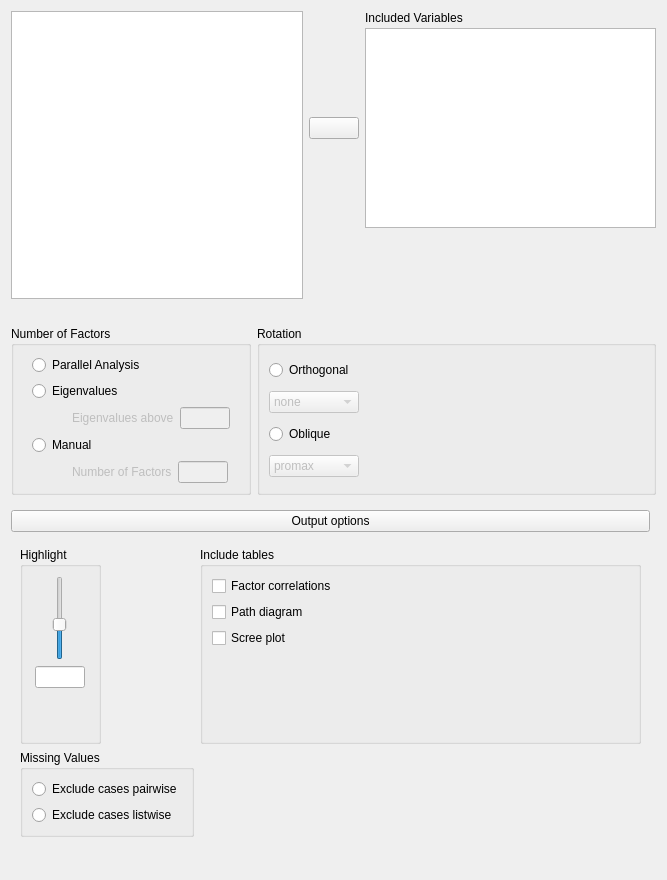
<?xml version="1.0" encoding="UTF-8"?>
<ui version="4.0">
 <class>PrincipalComponentAnalysisForm</class>
 <widget class="QWidget" name="PrincipalComponentAnalysisForm">
  <property name="geometry">
   <rect>
    <x>0</x>
    <y>0</y>
    <width>667</width>
    <height>880</height>
   </rect>
  </property>
  <property name="sizePolicy">
   <sizepolicy hsizetype="Fixed" vsizetype="Preferred">
    <horstretch>0</horstretch>
    <verstretch>0</verstretch>
   </sizepolicy>
  </property>
  <property name="windowTitle">
   <string>Form</string>
  </property>
  <layout class="QGridLayout" name="gridLayout_7">
   <item row="1" column="0" colspan="2">
    <widget class="QWidget" name="widget" native="true">
     <layout class="QGridLayout" name="gridLayout_2">
      <property name="leftMargin">
       <number>0</number>
      </property>
      <property name="rightMargin">
       <number>0</number>
      </property>
      <property name="bottomMargin">
       <number>0</number>
      </property>
      <item row="0" column="0">
       <widget class="BoundGroupBox" name="factorMethod">
        <property name="sizePolicy">
         <sizepolicy hsizetype="Preferred" vsizetype="Preferred">
          <horstretch>0</horstretch>
          <verstretch>0</verstretch>
         </sizepolicy>
        </property>
        <property name="minimumSize">
         <size>
          <width>240</width>
          <height>0</height>
         </size>
        </property>
        <property name="title">
         <string>Number of Factors</string>
        </property>
        <layout class="QGridLayout" name="gridLayout_5">
         <item row="3" column="0">
          <widget class="QRadioButton" name="_2manual">
           <property name="sizePolicy">
            <sizepolicy hsizetype="Fixed" vsizetype="Fixed">
             <horstretch>0</horstretch>
             <verstretch>0</verstretch>
            </sizepolicy>
           </property>
           <property name="text">
            <string>Manual</string>
           </property>
          </widget>
         </item>
         <item row="2" column="0">
          <widget class="QWidget" name="nFactorWidget_2" native="true">
           <property name="enabled">
            <bool>true</bool>
           </property>
           <property name="sizePolicy">
            <sizepolicy hsizetype="Fixed" vsizetype="Fixed">
             <horstretch>0</horstretch>
             <verstretch>0</verstretch>
            </sizepolicy>
           </property>
           <layout class="QGridLayout" name="gridLayout_20">
            <property name="leftMargin">
             <number>40</number>
            </property>
            <property name="topMargin">
             <number>0</number>
            </property>
            <property name="rightMargin">
             <number>0</number>
            </property>
            <property name="bottomMargin">
             <number>0</number>
            </property>
            <item row="0" column="0">
             <widget class="QLabel" name="EigenText">
              <property name="enabled">
               <bool>false</bool>
              </property>
              <property name="sizePolicy">
               <sizepolicy hsizetype="Fixed" vsizetype="Fixed">
                <horstretch>0</horstretch>
                <verstretch>0</verstretch>
               </sizepolicy>
              </property>
              <property name="text">
               <string>Eigenvalues above</string>
              </property>
             </widget>
            </item>
            <item row="0" column="1">
             <widget class="BoundTextBox" name="eigenValuesBox">
              <property name="enabled">
               <bool>false</bool>
              </property>
              <property name="sizePolicy">
               <sizepolicy hsizetype="Fixed" vsizetype="Fixed">
                <horstretch>0</horstretch>
                <verstretch>0</verstretch>
               </sizepolicy>
              </property>
              <property name="maximumSize">
               <size>
                <width>50</width>
                <height>16777215</height>
               </size>
              </property>
             </widget>
            </item>
           </layout>
          </widget>
         </item>
         <item row="5" column="0">
          <widget class="QWidget" name="nFactorWidget" native="true">
           <property name="enabled">
            <bool>true</bool>
           </property>
           <property name="sizePolicy">
            <sizepolicy hsizetype="Fixed" vsizetype="Fixed">
             <horstretch>0</horstretch>
             <verstretch>0</verstretch>
            </sizepolicy>
           </property>
           <layout class="QGridLayout" name="gridLayout_16">
            <property name="leftMargin">
             <number>40</number>
            </property>
            <property name="topMargin">
             <number>0</number>
            </property>
            <property name="rightMargin">
             <number>0</number>
            </property>
            <property name="bottomMargin">
             <number>0</number>
            </property>
            <item row="0" column="0">
             <widget class="QLabel" name="nFactorText">
              <property name="enabled">
               <bool>false</bool>
              </property>
              <property name="sizePolicy">
               <sizepolicy hsizetype="Fixed" vsizetype="Fixed">
                <horstretch>0</horstretch>
                <verstretch>0</verstretch>
               </sizepolicy>
              </property>
              <property name="text">
               <string>Number of Factors</string>
              </property>
             </widget>
            </item>
            <item row="0" column="1">
             <widget class="BoundTextBox" name="numberOfFactors">
              <property name="enabled">
               <bool>false</bool>
              </property>
              <property name="sizePolicy">
               <sizepolicy hsizetype="Fixed" vsizetype="Fixed">
                <horstretch>0</horstretch>
                <verstretch>0</verstretch>
               </sizepolicy>
              </property>
              <property name="maximumSize">
               <size>
                <width>50</width>
                <height>16777215</height>
               </size>
              </property>
             </widget>
            </item>
           </layout>
          </widget>
         </item>
         <item row="1" column="0">
          <widget class="QRadioButton" name="_1eigenvalues">
           <property name="sizePolicy">
            <sizepolicy hsizetype="Fixed" vsizetype="Fixed">
             <horstretch>0</horstretch>
             <verstretch>0</verstretch>
            </sizepolicy>
           </property>
           <property name="text">
            <string>Eigenvalues</string>
           </property>
          </widget>
         </item>
         <item row="0" column="0">
          <widget class="QRadioButton" name="_3ParallelAnalysis">
           <property name="sizePolicy">
            <sizepolicy hsizetype="Fixed" vsizetype="Fixed">
             <horstretch>0</horstretch>
             <verstretch>0</verstretch>
            </sizepolicy>
           </property>
           <property name="text">
            <string>Parallel Analysis</string>
           </property>
          </widget>
         </item>
        </layout>
       </widget>
      </item>
      <item row="0" column="1">
       <widget class="BoundGroupBox" name="rotationMethod">
        <property name="sizePolicy">
         <sizepolicy hsizetype="Preferred" vsizetype="Preferred">
          <horstretch>0</horstretch>
          <verstretch>0</verstretch>
         </sizepolicy>
        </property>
        <property name="minimumSize">
         <size>
          <width>240</width>
          <height>0</height>
         </size>
        </property>
        <property name="title">
         <string>Rotation</string>
        </property>
        <layout class="QGridLayout" name="gridLayout_37">
         <item row="5" column="0">
          <widget class="BoundComboBox" name="obliqueSelector">
           <property name="enabled">
            <bool>false</bool>
           </property>
           <item>
            <property name="text">
             <string>promax</string>
            </property>
           </item>
           <item>
            <property name="text">
             <string>oblimin</string>
            </property>
           </item>
           <item>
            <property name="text">
             <string>simplimax</string>
            </property>
           </item>
           <item>
            <property name="text">
             <string>bentlerQ</string>
            </property>
           </item>
           <item>
            <property name="text">
             <string>biquartimin</string>
            </property>
           </item>
           <item>
            <property name="text">
             <string>cluster</string>
            </property>
           </item>
          </widget>
         </item>
         <item row="4" column="0">
          <widget class="QRadioButton" name="_2oblique">
           <property name="sizePolicy">
            <sizepolicy hsizetype="Fixed" vsizetype="Fixed">
             <horstretch>0</horstretch>
             <verstretch>0</verstretch>
            </sizepolicy>
           </property>
           <property name="text">
            <string>Oblique</string>
           </property>
          </widget>
         </item>
         <item row="2" column="0">
          <widget class="BoundComboBox" name="orthogonalSelector">
           <property name="enabled">
            <bool>false</bool>
           </property>
           <item>
            <property name="text">
             <string>none</string>
            </property>
           </item>
           <item>
            <property name="text">
             <string>varimax</string>
            </property>
           </item>
           <item>
            <property name="text">
             <string>quartimax</string>
            </property>
           </item>
           <item>
            <property name="text">
             <string>bentlerT</string>
            </property>
           </item>
           <item>
            <property name="text">
             <string>equamax</string>
            </property>
           </item>
          </widget>
         </item>
         <item row="1" column="0">
          <widget class="QRadioButton" name="_1orthogonal">
           <property name="sizePolicy">
            <sizepolicy hsizetype="Fixed" vsizetype="Fixed">
             <horstretch>0</horstretch>
             <verstretch>0</verstretch>
            </sizepolicy>
           </property>
           <property name="text">
            <string>Orthogonal</string>
           </property>
          </widget>
         </item>
         <item row="2" column="1">
          <spacer name="horizontalSpacer">
           <property name="orientation">
            <enum>Qt::Horizontal</enum>
           </property>
           <property name="sizeHint" stdset="0">
            <size>
             <width>40</width>
             <height>20</height>
            </size>
           </property>
          </spacer>
         </item>
        </layout>
       </widget>
      </item>
     </layout>
    </widget>
   </item>
   <item row="0" column="0" colspan="2">
    <widget class="QWidget" name="topWidget" native="true">
     <property name="sizePolicy">
      <sizepolicy hsizetype="Preferred" vsizetype="Fixed">
       <horstretch>0</horstretch>
       <verstretch>0</verstretch>
      </sizepolicy>
     </property>
     <property name="minimumSize">
      <size>
       <width>0</width>
       <height>300</height>
      </size>
     </property>
     <layout class="QGridLayout" name="gridLayout">
      <property name="leftMargin">
       <number>0</number>
      </property>
      <property name="topMargin">
       <number>0</number>
      </property>
      <property name="rightMargin">
       <number>0</number>
      </property>
      <property name="bottomMargin">
       <number>12</number>
      </property>
      <property name="verticalSpacing">
       <number>3</number>
      </property>
      <item row="0" column="0" rowspan="4">
       <widget class="AvailableFieldsListView" name="listAvailableFields">
        <property name="sizePolicy">
         <sizepolicy hsizetype="Expanding" vsizetype="Preferred">
          <horstretch>0</horstretch>
          <verstretch>0</verstretch>
         </sizepolicy>
        </property>
        <property name="maximumSize">
         <size>
          <width>16777215</width>
          <height>16777215</height>
         </size>
        </property>
        <property name="selectionMode">
         <enum>QAbstractItemView::ExtendedSelection</enum>
        </property>
       </widget>
      </item>
      <item row="0" column="2">
       <widget class="QLabel" name="label_4">
        <property name="sizePolicy">
         <sizepolicy hsizetype="Fixed" vsizetype="Fixed">
          <horstretch>0</horstretch>
          <verstretch>0</verstretch>
         </sizepolicy>
        </property>
        <property name="text">
         <string>Included Variables</string>
        </property>
       </widget>
      </item>
      <item row="1" column="2">
       <widget class="BoundListView" name="variables">
        <property name="sizePolicy">
         <sizepolicy hsizetype="Expanding" vsizetype="Fixed">
          <horstretch>0</horstretch>
          <verstretch>0</verstretch>
         </sizepolicy>
        </property>
        <property name="minimumSize">
         <size>
          <width>0</width>
          <height>200</height>
         </size>
        </property>
        <property name="maximumSize">
         <size>
          <width>16777215</width>
          <height>200</height>
         </size>
        </property>
        <property name="selectionMode">
         <enum>QAbstractItemView::ExtendedSelection</enum>
        </property>
       </widget>
      </item>
      <item row="1" column="1">
       <widget class="AssignButton" name="buttonAssignVariables">
        <property name="sizePolicy">
         <sizepolicy hsizetype="Fixed" vsizetype="Fixed">
          <horstretch>0</horstretch>
          <verstretch>0</verstretch>
         </sizepolicy>
        </property>
        <property name="minimumSize">
         <size>
          <width>50</width>
          <height>0</height>
         </size>
        </property>
        <property name="maximumSize">
         <size>
          <width>50</width>
          <height>16777215</height>
         </size>
        </property>
        <property name="text">
         <string/>
        </property>
       </widget>
      </item>
     </layout>
    </widget>
   </item>
   <item row="2" column="0">
    <widget class="QWidget" name="widget_9" native="true">
     <property name="sizePolicy">
      <sizepolicy hsizetype="Preferred" vsizetype="Preferred">
       <horstretch>0</horstretch>
       <verstretch>0</verstretch>
      </sizepolicy>
     </property>
     <layout class="QGridLayout" name="gridLayout_6">
      <property name="leftMargin">
       <number>0</number>
      </property>
      <property name="rightMargin">
       <number>0</number>
      </property>
      <property name="bottomMargin">
       <number>3</number>
      </property>
      <item row="1" column="0">
       <widget class="QWidget" name="containerOptions" native="true">
        <layout class="QGridLayout" name="gridLayout_4">
         <item row="0" column="0">
          <widget class="BoundGroupBox" name="highlight">
           <property name="maximumSize">
            <size>
             <width>81</width>
             <height>16777215</height>
            </size>
           </property>
           <property name="title">
            <string>Highlight</string>
           </property>
           <layout class="QGridLayout" name="gridLayout_3">
            <item row="2" column="0">
             <widget class="BoundTextBox" name="highlightText">
              <property name="enabled">
               <bool>true</bool>
              </property>
              <property name="sizePolicy">
               <sizepolicy hsizetype="Fixed" vsizetype="Fixed">
                <horstretch>0</horstretch>
                <verstretch>0</verstretch>
               </sizepolicy>
              </property>
              <property name="maximumSize">
               <size>
                <width>50</width>
                <height>16777215</height>
               </size>
              </property>
             </widget>
            </item>
            <item row="1" column="0" alignment="Qt::AlignHCenter">
             <widget class="QSlider" name="highlightSlider">
              <property name="sizePolicy">
               <sizepolicy hsizetype="Fixed" vsizetype="Preferred">
                <horstretch>0</horstretch>
                <verstretch>0</verstretch>
               </sizepolicy>
              </property>
              <property name="minimumSize">
               <size>
                <width>0</width>
                <height>70</height>
               </size>
              </property>
              <property name="maximum">
               <number>100</number>
              </property>
              <property name="pageStep">
               <number>10</number>
              </property>
              <property name="value">
               <number>40</number>
              </property>
              <property name="orientation">
               <enum>Qt::Vertical</enum>
              </property>
             </widget>
            </item>
            <item row="3" column="0">
             <spacer name="verticalSpacer">
              <property name="orientation">
               <enum>Qt::Vertical</enum>
              </property>
              <property name="sizeHint" stdset="0">
               <size>
                <width>20</width>
                <height>40</height>
               </size>
              </property>
             </spacer>
            </item>
           </layout>
           <zorder>highlightText</zorder>
           <zorder>highlightSlider</zorder>
          </widget>
         </item>
         <item row="0" column="1">
          <widget class="BoundGroupBox" name="includeTables">
           <property name="title">
            <string>Include tables</string>
           </property>
           <layout class="QGridLayout" name="gridLayout_10">
            <item row="2" column="0">
             <widget class="BoundCheckBox" name="incl_screePlot">
              <property name="text">
               <string>Scree plot</string>
              </property>
             </widget>
            </item>
            <item row="0" column="0">
             <widget class="BoundCheckBox" name="incl_correlations">
              <property name="text">
               <string>Factor correlations</string>
              </property>
             </widget>
            </item>
            <item row="1" column="0">
             <widget class="BoundCheckBox" name="incl_pathDiagram">
              <property name="text">
               <string>Path diagram</string>
              </property>
             </widget>
            </item>
            <item row="3" column="0">
             <spacer name="verticalSpacer_2">
              <property name="orientation">
               <enum>Qt::Vertical</enum>
              </property>
              <property name="sizeHint" stdset="0">
               <size>
                <width>20</width>
                <height>40</height>
               </size>
              </property>
             </spacer>
            </item>
           </layout>
          </widget>
         </item>
         <item row="2" column="1">
          <spacer name="horizontalSpacer_2">
           <property name="orientation">
            <enum>Qt::Horizontal</enum>
           </property>
           <property name="sizeHint" stdset="0">
            <size>
             <width>40</width>
             <height>20</height>
            </size>
           </property>
          </spacer>
         </item>
         <item row="1" column="0">
          <widget class="BoundGroupBox" name="missingValues">
           <property name="sizePolicy">
            <sizepolicy hsizetype="Fixed" vsizetype="Preferred">
             <horstretch>0</horstretch>
             <verstretch>0</verstretch>
            </sizepolicy>
           </property>
           <property name="title">
            <string>Missing Values</string>
           </property>
           <property name="flat">
            <bool>true</bool>
           </property>
           <layout class="QGridLayout" name="gridLayout_9">
            <item row="0" column="0">
             <widget class="QRadioButton" name="_1excludePairwise">
              <property name="text">
               <string>Exclude cases pairwise</string>
              </property>
             </widget>
            </item>
            <item row="1" column="0">
             <widget class="QRadioButton" name="_2excludeListwise">
              <property name="text">
               <string>Exclude cases listwise</string>
              </property>
             </widget>
            </item>
           </layout>
          </widget>
         </item>
        </layout>
       </widget>
      </item>
      <item row="0" column="0">
       <widget class="ExpanderButton" name="pushButton_2">
        <property name="sizePolicy">
         <sizepolicy hsizetype="Expanding" vsizetype="Fixed">
          <horstretch>0</horstretch>
          <verstretch>0</verstretch>
         </sizepolicy>
        </property>
        <property name="text">
         <string>Output options</string>
        </property>
       </widget>
      </item>
     </layout>
    </widget>
   </item>
  </layout>
 </widget>
 <customwidgets>
  <customwidget>
   <class>AssignButton</class>
   <extends>QPushButton</extends>
   <header>widgets/assignbutton.h</header>
  </customwidget>
  <customwidget>
   <class>AvailableFieldsListView</class>
   <extends>QListView</extends>
   <header>widgets/availablefieldslistview.h</header>
  </customwidget>
  <customwidget>
   <class>BoundTextBox</class>
   <extends>QLineEdit</extends>
   <header>widgets/boundtextbox.h</header>
  </customwidget>
  <customwidget>
   <class>BoundGroupBox</class>
   <extends>QGroupBox</extends>
   <header>widgets/boundgroupbox.h</header>
   <container>1</container>
  </customwidget>
  <customwidget>
   <class>ExpanderButton</class>
   <extends>QPushButton</extends>
   <header>widgets/expanderbutton.h</header>
  </customwidget>
  <customwidget>
   <class>BoundCheckBox</class>
   <extends>QCheckBox</extends>
   <header>widgets/boundcheckbox.h</header>
  </customwidget>
  <customwidget>
   <class>BoundComboBox</class>
   <extends>QComboBox</extends>
   <header>widgets/boundcombobox.h</header>
  </customwidget>
  <customwidget>
   <class>BoundListView</class>
   <extends>QListView</extends>
   <header>widgets/boundlistview.h</header>
  </customwidget>
 </customwidgets>
 <tabstops>
  <tabstop>listAvailableFields</tabstop>
  <tabstop>buttonAssignVariables</tabstop>
  <tabstop>variables</tabstop>
  <tabstop>_3ParallelAnalysis</tabstop>
  <tabstop>_1eigenvalues</tabstop>
  <tabstop>eigenValuesBox</tabstop>
  <tabstop>_2manual</tabstop>
  <tabstop>numberOfFactors</tabstop>
  <tabstop>_1orthogonal</tabstop>
  <tabstop>orthogonalSelector</tabstop>
  <tabstop>_2oblique</tabstop>
  <tabstop>obliqueSelector</tabstop>
  <tabstop>pushButton_2</tabstop>
  <tabstop>highlightSlider</tabstop>
  <tabstop>highlightText</tabstop>
  <tabstop>incl_correlations</tabstop>
  <tabstop>incl_pathDiagram</tabstop>
  <tabstop>incl_screePlot</tabstop>
 </tabstops>
 <resources/>
 <connections>
  <connection>
   <sender>_2manual</sender>
   <signal>toggled(bool)</signal>
   <receiver>nFactorText</receiver>
   <slot>setEnabled(bool)</slot>
   <hints>
    <hint type="sourcelabel">
     <x>59</x>
     <y>535</y>
    </hint>
    <hint type="destinationlabel">
     <x>124</x>
     <y>561</y>
    </hint>
   </hints>
  </connection>
  <connection>
   <sender>_2manual</sender>
   <signal>toggled(bool)</signal>
   <receiver>numberOfFactors</receiver>
   <slot>setEnabled(bool)</slot>
   <hints>
    <hint type="sourcelabel">
     <x>59</x>
     <y>535</y>
    </hint>
    <hint type="destinationlabel">
     <x>217</x>
     <y>562</y>
    </hint>
   </hints>
  </connection>
  <connection>
   <sender>_2oblique</sender>
   <signal>toggled(bool)</signal>
   <receiver>obliqueSelector</receiver>
   <slot>setEnabled(bool)</slot>
   <hints>
    <hint type="sourcelabel">
     <x>383</x>
     <y>585</y>
    </hint>
    <hint type="destinationlabel">
     <x>427</x>
     <y>612</y>
    </hint>
   </hints>
  </connection>
  <connection>
   <sender>_1orthogonal</sender>
   <signal>toggled(bool)</signal>
   <receiver>orthogonalSelector</receiver>
   <slot>setEnabled(bool)</slot>
   <hints>
    <hint type="sourcelabel">
     <x>393</x>
     <y>521</y>
    </hint>
    <hint type="destinationlabel">
     <x>427</x>
     <y>548</y>
    </hint>
   </hints>
  </connection>
  <connection>
   <sender>_1eigenvalues</sender>
   <signal>toggled(bool)</signal>
   <receiver>EigenText</receiver>
   <slot>setEnabled(bool)</slot>
   <hints>
    <hint type="sourcelabel">
     <x>85</x>
     <y>522</y>
    </hint>
    <hint type="destinationlabel">
     <x>135</x>
     <y>549</y>
    </hint>
   </hints>
  </connection>
  <connection>
   <sender>_1eigenvalues</sender>
   <signal>toggled(bool)</signal>
   <receiver>eigenValuesBox</receiver>
   <slot>setEnabled(bool)</slot>
   <hints>
    <hint type="sourcelabel">
     <x>85</x>
     <y>522</y>
    </hint>
    <hint type="destinationlabel">
     <x>227</x>
     <y>550</y>
    </hint>
   </hints>
  </connection>
 </connections>
</ui>
